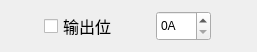
<?xml version="1.0" encoding="UTF-8"?>
<ui version="4.0">
 <class>MTest_ThresholdItemWid</class>
 <widget class="QWidget" name="MTest_ThresholdItemWid">
  <property name="geometry">
   <rect>
    <x>0</x>
    <y>0</y>
    <width>257</width>
    <height>44</height>
   </rect>
  </property>
  <property name="windowTitle">
   <string>Form</string>
  </property>
  <layout class="QHBoxLayout" name="horizontalLayout">
   <item>
    <widget class="QCheckBox" name="checkBox">
     <property name="sizePolicy">
      <sizepolicy hsizetype="Maximum" vsizetype="Minimum">
       <horstretch>0</horstretch>
       <verstretch>0</verstretch>
      </sizepolicy>
     </property>
     <property name="font">
      <font>
       <family>微软雅黑</family>
       <pointsize>12</pointsize>
       <kerning>true</kerning>
      </font>
     </property>
     <property name="contextMenuPolicy">
      <enum>Qt::NoContextMenu</enum>
     </property>
     <property name="layoutDirection">
      <enum>Qt::LeftToRight</enum>
     </property>
     <property name="autoFillBackground">
      <bool>false</bool>
     </property>
     <property name="text">
      <string>输出位</string>
     </property>
     <property name="autoRepeat">
      <bool>false</bool>
     </property>
     <property name="autoExclusive">
      <bool>false</bool>
     </property>
     <property name="tristate">
      <bool>false</bool>
     </property>
    </widget>
   </item>
   <item>
    <widget class="QSpinBox" name="spinBox">
     <property name="sizePolicy">
      <sizepolicy hsizetype="Maximum" vsizetype="MinimumExpanding">
       <horstretch>0</horstretch>
       <verstretch>0</verstretch>
      </sizepolicy>
     </property>
     <property name="wrapping">
      <bool>false</bool>
     </property>
     <property name="suffix">
      <string>A</string>
     </property>
     <property name="maximum">
      <number>999</number>
     </property>
    </widget>
   </item>
  </layout>
 </widget>
 <resources/>
 <connections/>
</ui>
